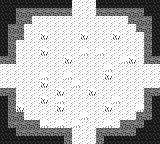

This game map was drawn from its Tiled (.tmx) file and the tilesets committed beside it. A one-line description and the full map source follow:
An orthogonal 20x18 tile map with 8x8 px tiles, 1 tile layer (Tile Layer 1).

<map version="1.10" tiledversion="1.11.2" orientation="orthogonal" renderorder="right-down" width="20" height="18" tilewidth="8" tileheight="8" infinite="0" nextlayerid="2" nextobjectid="1">
 <editorsettings>
  <export target="room1.lua" format="lua" />
 </editorsettings>
 <tileset firstgid="1" source="tileset.tsx" />
 <layer id="1" name="Tile Layer 1" width="20" height="18">
  <data encoding="csv">
2,2,2,2,2,2,2,2,2,7,7,7,2,2,2,2,2,2,2,2,
2,2,1,1,1,1,1,1,1,7,7,7,1,1,1,1,1,1,2,2,
2,2,1,1,7,7,7,7,7,7,7,7,7,7,7,7,1,1,1,2,
2,1,1,7,7,7,7,7,7,7,7,7,7,7,7,7,7,1,1,2,
2,1,1,7,7,3,7,7,7,7,3,7,7,7,3,7,7,7,1,2,
2,1,7,7,7,7,7,7,7,7,7,7,7,7,7,7,7,7,1,2,
2,1,7,7,7,3,7,7,7,7,4,7,4,7,7,7,7,7,1,2,
1,1,7,7,7,7,7,7,3,7,7,7,7,7,7,4,3,7,1,1,
7,7,7,7,7,7,7,7,7,7,7,7,7,4,7,7,7,7,7,7,
7,7,7,7,7,4,7,7,4,7,7,7,7,3,7,7,7,7,7,7,
7,7,7,7,7,3,7,7,7,4,7,7,7,7,7,7,7,7,7,7,
1,1,7,7,7,7,7,3,7,7,7,3,7,7,7,7,7,7,1,1,
2,1,7,7,7,3,7,4,7,7,7,7,7,7,4,7,7,7,1,2,
2,1,3,7,7,7,7,3,7,7,7,7,7,3,7,7,7,4,1,2,
2,1,1,7,7,7,7,7,7,7,4,7,7,7,7,7,7,1,1,2,
2,1,1,1,1,4,7,4,7,4,7,7,7,4,7,1,1,1,2,2,
2,2,1,1,1,1,1,1,1,7,7,7,1,1,1,1,1,2,2,2,
2,2,2,2,2,2,2,2,1,7,7,7,1,2,2,2,2,2,2,2
</data>
 </layer>
</map>